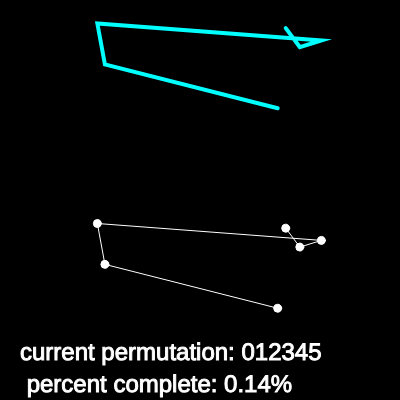
Frame 1 (no input)
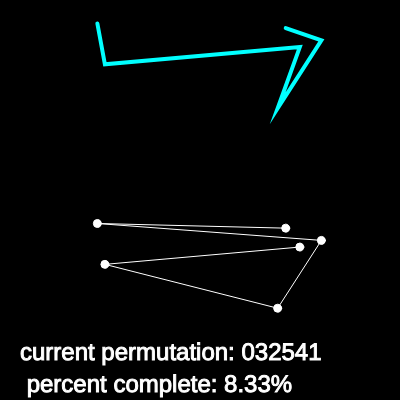
Frame 60 (no input)
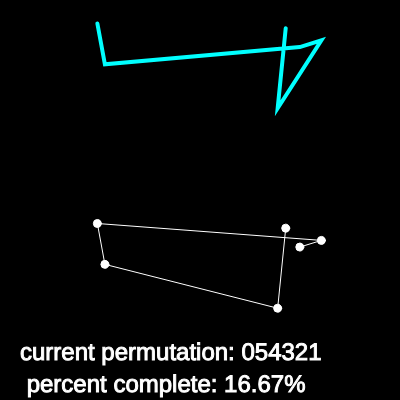
Frame 120 (the mouse pressed at the canvas centre since frame 60)

The p5.js sketch that drew these frames (run headless with seeded random() and noise() and a simulated clock; from frame 60 on, the mouse is pressed at the canvas centre):

// p5.js sketch
// ── sketch.js
var townCount = 6
var towns = []
var screen_width = 400
var screen_height = 400

var order = []

var bestPath
var bestDistance = 0;

var count;
var totalPermutations;

function setup(){
        createCanvas(screen_width, screen_height)

        for(let i = 0; i < townCount; i++){
                let town = createVector(random(0, screen_width), random(0, screen_height / 2 - 64))
                towns.push(town)
                order.push(i)
        }

        console.log(towns)
        bestPath = order.slice()
        bestDistance = calculateDistance()
        count = 1;
        totalPermutations = factorial(townCount)
        //frameRate(5)
}

function draw(){
        background(0, 0, 0)
    

// draw the best path yet
        stroke(0, 255, 255)
        strokeWeight(4)
        noFill()
        beginShape()
        for( i = 0; i < order.length; i++){
                
                vertex(towns[bestPath[i]].x, towns[bestPath[i]].y)
        }
        endShape()

// draw current permutation
        translate(0, screen_height / 2)
        stroke(255, 255, 255)
        strokeWeight(1)
        noFill()
        beginShape()
        for( i = 0; i < order.length; i++){
                
                vertex(towns[order[i]].x, towns[order[i]].y)
        }
        endShape()
// draw the towns
        fill(255)
        for(town of towns){
                ellipse(town.x, town.y, 8, 8)
        }   
// show current permutation percentage text
        textSize(24)
        let s = ''
        for(let i = 0; i < order.length;i++){
                s+=order[i]
        }
        let percent =  100 * count / totalPermutations 
        fill(255)
        text("current permutation: " + s, 20, screen_height/2 - 40)
        text(" percent complete: " + nf(percent, 0, 2) + "%", 20, screen_height/2 - 8)

// calculate next permutation
        permute()

// get distance of the new permutation
        let distance = calculateDistance()
// check for new best path
        if(distance < bestDistance){
                bestDistance = distance
                bestPath = order.slice()
        }
     

}


function swap(a, i, j){
        let temp = a[i]
        a[i] = a[j]
        a[j] = temp
}

function calculateDistance(){
        let sum = 0;
        for(let i = 0; i < towns.length - 1; i++){
                sum += dist(towns[order[i]].x, towns[order[i]].y, towns[order[i + 1]].x, towns[order[i + 1]].x)
        }
        return sum

}

function permute(){
        console.log(order)   

        count++; // current permutation count
        
        let largestX = -1

        for(let i = order.length - 2; i >= 0; i--){
                if(order[i] < order[i + 1]){
                        largestX = i;
                        break;
                }
        }
        if(largestX == -1){
                noLoop()
                console.log("finished")
        }
        let largestY = -1 
        for(let j = largestX + 1; j < order.length; j++){
                if(order[j] > order[largestX]){
                        largestY = j;

                }
        }

        if(largestY == -1){
                noLoop()
                console.log("finished")
        }

        swap(order, largestX, largestY)

        let endArray = order.splice(largestX + 1)
        endArray.reverse()
        order = order.concat(endArray)

        

}

function factorial(n){
        if (n == 1) return 1;
        else{
                return n * factorial(n - 1);
        }
}
